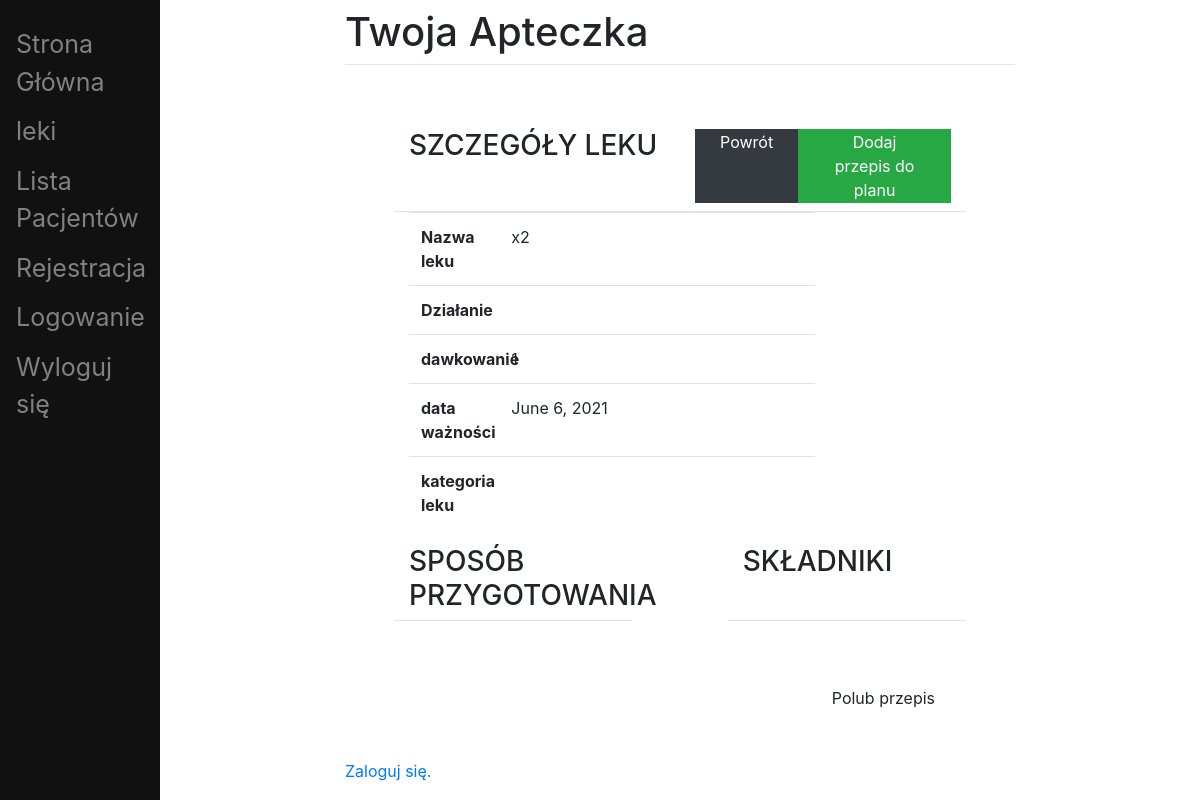
/medicine_details/1/, run on the app's committed database.
### medicines/models.py (models this page shows, shortened)
class Medicines(models.Model):
    name = models.CharField(max_length=126, unique=True)
    international_name = models.CharField(max_length=256)
    medicines_action = models.ManyToManyField(Medicines_Actions)
    dosage = models.IntegerField()
    expiration_date = models.DateField()
    category = models.ManyToManyField(Categorys)

### medicines/views.py (the view)
# urls.py: path("medicine_details/<int:medicine_id>/", ex_views.MedicinesDetails.as_view(), name="medicine-details"),
class MedicinesDetails(View):
    def get(self, request, medicine_id):
        medicine = get_object_or_404(Medicines, pk=medicine_id)
        context = {
            'medicine': medicine,
        }
        return render(request, 'medicines/medicine_details.html', context)

### my_context_processor.py (called while the page is built)
def my_cp(request):
    ctx = {
        "now": datetime.now(),
        "version": "1.0",
    }
    return ctx

### medicines/templates/medicines/medicine_details.html (shortened to what this page needs)
{% extends "base.html" %}
{% block content %}
<div class="dashboard-content border-dashed p-3 m-4 view-height">
    <div class="mt-4 ml-4 mr-4">
        <div class="row border-bottom border-3">
            <div class="col"><h3 class="color-header text-uppercase">Szczegóły leku</h3></div>
            <div class="col d-flex justify-content-end mb-2">
                <a href="/medicines_list/" class="btn btn-dark rounded-0 pt-0 pb-0 pr-4 pl-4">Powrót</a>
                <a href="/plan/add-recipe" class="btn btn-success rounded-0 pt-0 pb-0 pr-4 pl-4">Dodaj przepis do planu</a>
            </div>
        </div>
        <table class="table borderless">
            <tbody>
            <tr class="d-flex">
                <th scope="row" class="col-2">Nazwa leku</th>
                <td class="col-7">
                    {{ medicine.name }}
                </td>
            </tr>
            <tr class="d-flex">
                <th scope="row" class="col-2">Działanie</th>
                <td class="col-7">
                </td>
            </tr>
            <tr class="d-flex">
                <th scope="row" class="col-2">dawkowanie</th>
                <td class="col-7">
                    {{ medicine.dosage }}
                </td>
            </tr>
             <tr class="d-flex">
                <th scope="row" class="col-2">data ważności</th>
                <td class="col-7">
                    {{ medicine.expiration_date }}
                </td>
            </tr>
             <tr class="d-flex">
                <th scope="row" class="col-2">kategoria leku</th>
                <td class="col-7">
                </td>
            </tr>
            </tbody>
        </table>
        <div class="row d-flex">
            <div class="col-5 border-bottom border-3"><h3
                    class="text-uppercase">Sposób przygotowania</h3></div>
            <div class="col-2"></div>
            <div class="col-5 border-bottom border-3"><h3
                    class="text-uppercase">Składniki</h3></div>
        </div>
        <div class="row d-flex">
            <div class="col-5 p-4">
            </div>
            <div class="col-2"></div>
        </div>
    </div>
    <form action="/recipe/{{recipe.id}}/" method="POST" id="form-add-recipes-details">
        <div class="col d-flex justify-content-end mb-2">
                    <button type="submit" form="form-add-recipes-details" class="btn btn-color rounded-0 pt-0 pb-0 pr-4 pl-4">Polub przepis</button>
        </div>
    </form>
</div>
{% endblock content %}

### data on the page
Medicines: name "x2", dosage "1", expiration_date "June 6, 2021"
